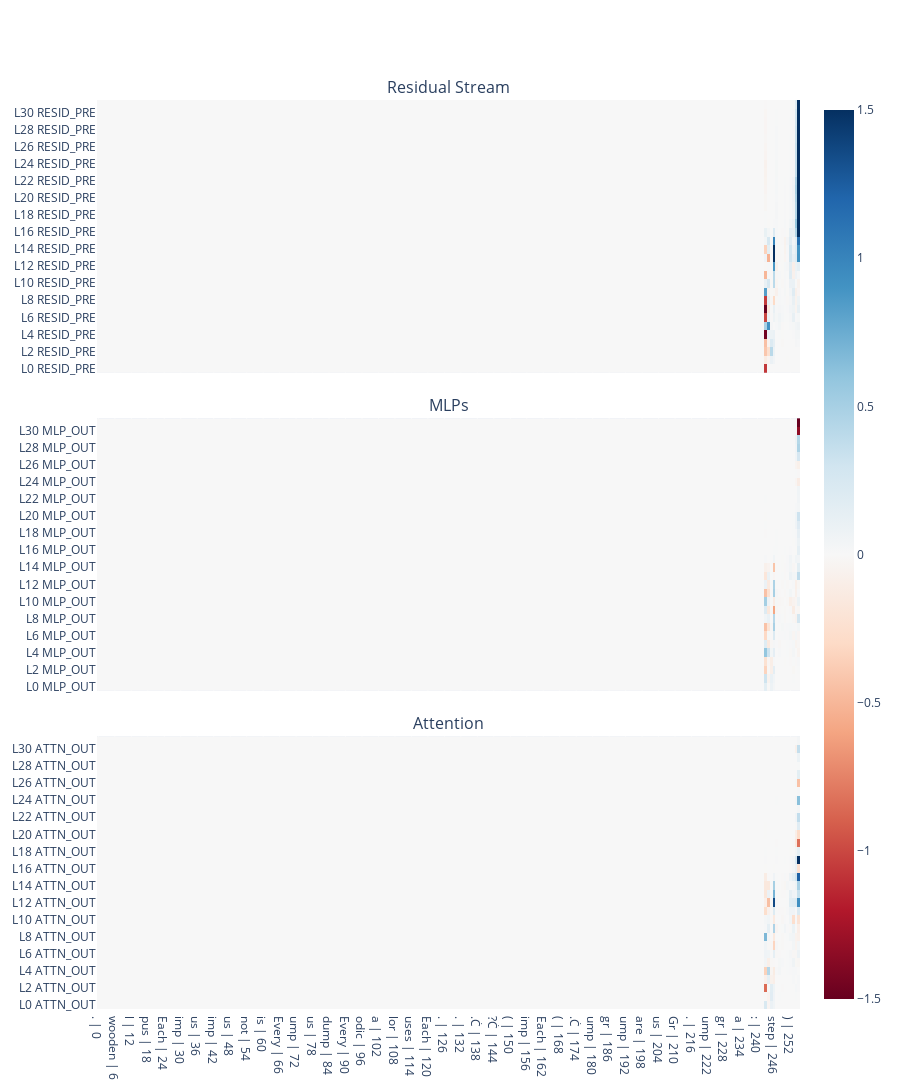

Write notebook code for a chart like this one.
### Code cell
fig = plot_comp_atp(clean_str_tokens_v2, atp_rs_v2, atp_mlp_v2, atp_attn_v2, val=1.5)
fig.update_layout(height=1200)

### Figure 1 — Plotly figure (JSON) as saved in the notebook; plotly's stock layout.template omitted (floating-point values rounded to 4 significant figures; data arrays with more than 128 entries replaced by an {"elided": "..."} marker saying what was removed)
{"data": [{"coloraxis": "coloraxis", "hovertemplate": "x: %{x}<br>y: %{y}<br>color: %{z}<extra></extra>", "name": "0", "type": "heatmap", "x": {"elided": "256 str values"}, "xaxis": "x", "y": ["L0 RESID_PRE", "L1 RESID_PRE", "L2 RESID_PRE", "L3 RESID_PRE", "L4 RESID_PRE", "L5 RESID_PRE", "L6 RESID_PRE", "L7 RESID_PRE", "L8 RESID_PRE", "L9 RESID_PRE", "L10 RESID_PRE", "L11 RESID_PRE", "L12 RESID_PRE", "L13 RESID_PRE", "L14 RESID_PRE", "L15 RESID_PRE", "L16 RESID_PRE", "L17 RESID_PRE", "L18 RESID_PRE", "L19 RESID_PRE", "L20 RESID_PRE", "L21 RESID_PRE", "L22 RESID_PRE", "L23 RESID_PRE", "L24 RESID_PRE", "L25 RESID_PRE", "L26 RESID_PRE", "L27 RESID_PRE", "L28 RESID_PRE", "L29 RESID_PRE", "L30 RESID_PRE", "L31 RESID_PRE"], "yaxis": "y", "z": {"elided": "32x256 float values"}}, {"coloraxis": "coloraxis", "hovertemplate": "x: %{x}<br>y: %{y}<br>color: %{z}<extra></extra>", "name": "0", "type": "heatmap", "x": {"elided": "256 str values"}, "xaxis": "x2", "y": ["L0 MLP_OUT", "L1 MLP_OUT", "L2 MLP_OUT", "L3 MLP_OUT", "L4 MLP_OUT", "L5 MLP_OUT", "L6 MLP_OUT", "L7 MLP_OUT", "L8 MLP_OUT", "L9 MLP_OUT", "L10 MLP_OUT", "L11 MLP_OUT", "L12 MLP_OUT", "L13 MLP_OUT", "L14 MLP_OUT", "L15 MLP_OUT", "L16 MLP_OUT", "L17 MLP_OUT", "L18 MLP_OUT", "L19 MLP_OUT", "L20 MLP_OUT", "L21 MLP_OUT", "L22 MLP_OUT", "L23 MLP_OUT", "L24 MLP_OUT", "L25 MLP_OUT", "L26 MLP_OUT", "L27 MLP_OUT", "L28 MLP_OUT", "L29 MLP_OUT", "L30 MLP_OUT", "L31 MLP_OUT"], "yaxis": "y2", "z": {"elided": "32x256 float values"}}, {"coloraxis": "coloraxis", "hovertemplate": "x: %{x}<br>y: %{y}<br>color: %{z}<extra></extra>", "name": "0", "type": "heatmap", "x": {"elided": "256 str values"}, "xaxis": "x3", "y": ["L0 ATTN_OUT", "L1 ATTN_OUT", "L2 ATTN_OUT", "L3 ATTN_OUT", "L4 ATTN_OUT", "L5 ATTN_OUT", "L6 ATTN_OUT", "L7 ATTN_OUT", "L8 ATTN_OUT", "L9 ATTN_OUT", "L10 ATTN_OUT", "L11 ATTN_OUT", "L12 ATTN_OUT", "L13 ATTN_OUT", "L14 ATTN_OUT", "L15 ATTN_OUT", "L16 ATTN_OUT", "L17 ATTN_OUT", "L18 ATTN_OUT", "L19 ATTN_OUT", "L20 ATTN_OUT", "L21 ATTN_OUT", "L22 ATTN_OUT", "L23 ATTN_OUT", "L24 ATTN_OUT", "L25 ATTN_OUT", "L26 ATTN_OUT", "L27 ATTN_OUT", "L28 ATTN_OUT", "L29 ATTN_OUT", "L30 ATTN_OUT", "L31 ATTN_OUT"], "yaxis": "y3", "z": {"elided": "32x256 float values"}}], "layout": {"annotations": [{"font": {"size": 16}, "showarrow": false, "text": "Residual Stream", "x": 0.5, "xanchor": "center", "xref": "paper", "y": 1, "yanchor": "bottom", "yref": "paper"}, {"font": {"size": 16}, "showarrow": false, "text": "MLPs", "x": 0.5, "xanchor": "center", "xref": "paper", "y": 0.65, "yanchor": "bottom", "yref": "paper"}, {"font": {"size": 16}, "showarrow": false, "text": "Attention", "x": 0.5, "xanchor": "center", "xref": "paper", "y": 0.3, "yanchor": "bottom", "yref": "paper"}], "coloraxis": {"cmax": 1.5, "cmin": -1.5, "colorscale": [[0, "rgb(103,0,31)"], [0.1, "rgb(178,24,43)"], [0.2, "rgb(214,96,77)"], [0.3, "rgb(244,165,130)"], [0.4, "rgb(253,219,199)"], [0.5, "rgb(247,247,247)"], [0.6, "rgb(209,229,240)"], [0.7, "rgb(146,197,222)"], [0.8, "rgb(67,147,195)"], [0.9, "rgb(33,102,172)"], [1, "rgb(5,48,97)"]]}, "height": 1200, "showlegend": false, "xaxis": {"anchor": "y", "domain": [0, 1], "matches": "x3", "showticklabels": false}, "xaxis2": {"anchor": "y2", "domain": [0, 1], "matches": "x3", "showticklabels": false}, "xaxis3": {"anchor": "y3", "domain": [0, 1]}, "yaxis": {"anchor": "x", "domain": [0.7, 1]}, "yaxis2": {"anchor": "x2", "domain": [0.35, 0.65]}, "yaxis3": {"anchor": "x3", "domain": [0, 0.3]}}}
